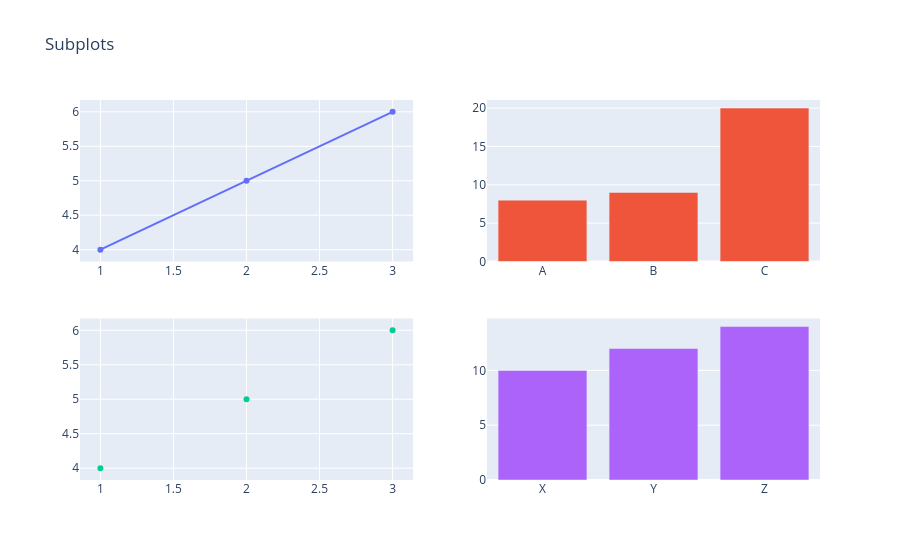

The cell this chart's notebook holds for it:
### Code cell
fig.update_layout(title="Subplots",
                  showlegend=False)

### Figure 1 — Plotly figure (JSON) as saved in the notebook; plotly's stock layout.template omitted (floating-point values rounded to 4 significant figures)
{"data": [{"mode": "lines+markers", "name": "Plot 1", "type": "scatter", "x": [1, 2, 3], "xaxis": "x", "y": [4, 5, 6], "yaxis": "y"}, {"name": "Plot 2", "type": "bar", "x": ["A", "B", "C"], "xaxis": "x2", "y": [8, 9, 20], "yaxis": "y2"}, {"mode": "markers", "name": "Plot 3", "type": "scatter", "x": [1, 2, 3], "xaxis": "x3", "y": [4, 5, 6], "yaxis": "y3"}, {"name": "Plot 4", "type": "bar", "x": ["X", "Y", "Z"], "xaxis": "x4", "y": [10, 12, 14], "yaxis": "y4"}], "layout": {"showlegend": false, "title": {"text": "Subplots"}, "xaxis": {"anchor": "y", "domain": [0, 0.45]}, "xaxis2": {"anchor": "y2", "domain": [0.55, 1]}, "xaxis3": {"anchor": "y3", "domain": [0, 0.45]}, "xaxis4": {"anchor": "y4", "domain": [0.55, 1]}, "yaxis": {"anchor": "x", "domain": [0.575, 1]}, "yaxis2": {"anchor": "x2", "domain": [0.575, 1]}, "yaxis3": {"anchor": "x3", "domain": [0, 0.425]}, "yaxis4": {"anchor": "x4", "domain": [0, 0.425]}}}
